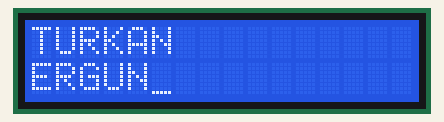
The sketch below on a simulated Arduino Uno, built with avr-gcc and run on an emulated ATmega328P. Shown: 16×2 character LCD.

Above: at 0.1 s.
At 6.1 s:
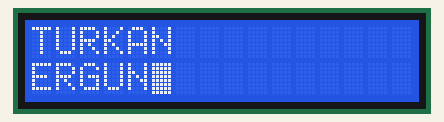

The sketch:

YAZILANINSONUNA_.ino
```cpp
//EKRANA TURKAN
   //    ERGUN_ (_YANIP SÖNÜYO)
#include<LiquidCrystal.h>//LCD kütüphanesi
LiquidCrystal lcd(8,9,4,5,6,7);
void setup()
{
 lcd.begin(16,2);

}
void loop()
{
lcd.setCursor(0,0);//KURSOR 0.SATIR.0.KARAKTERE KONUMLUYOR
lcd.print("TURKAN");
lcd.setCursor(0,1);
lcd.print("ERGUN");
lcd.cursor();//KURSOR GÖRÜNÜR YAPILIYOR
delay(3000);
lcd.noCursor();//KURSOR GİZLENİYOR
delay(3000);
lcd.blink();//KURSOR YANIP SÖNÜYOR
delay(3000);
lcd.noBlink();//KURSOR SABİT
delay(3000);

}
```

Measured:
- what the display in image 1 shows lasts 3.0 s, from 6.1 s to 9.1 s
